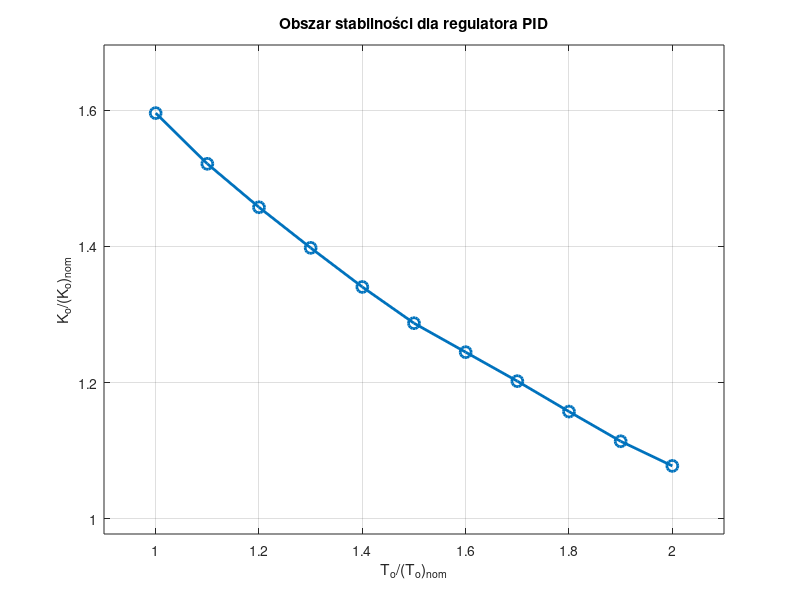
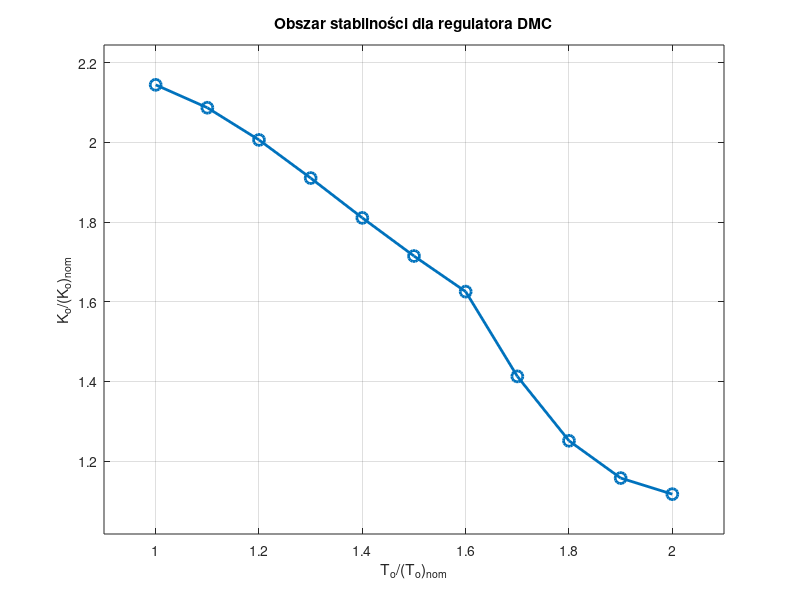
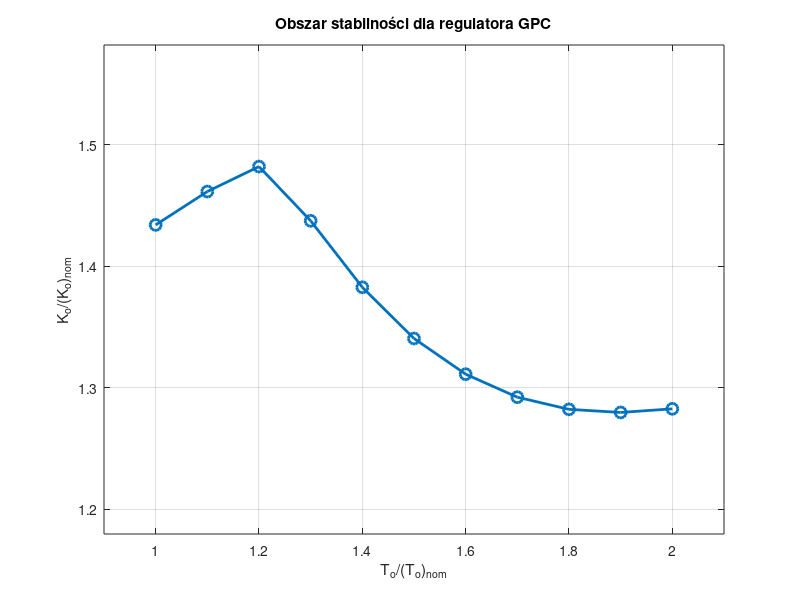

The MATLAB source for these figures, in order:
%%%%%% Dla PID
% wartosci do stabilnosci
x = [5, 5.5, 6, 6.5, 7, 7.5, 8, 8.5, 9, 9.5, 10];
y = [7.5, 7.15, 6.85, 6.57, 6.3, 6.05, 5.85, 5.65, 5.44, 5.235, 5.065];

x = x / 5;
y = y / 4.7;

% Create the plot
figure(1);
plot(x, y, 'o-', 'LineWidth', 2, 'MarkerSize', 8);
grid on; hold on;

% Label the axes
xlabel('T_o/(T_o)_{nom}', 'Interpreter', 'tex');
ylabel('K_o/(K_o)_{nom}', 'Interpreter', 'tex');

title('Obszar stabilności dla regulatora PID');

xlim([min(x)-0.1, max(x)+0.1]);
ylim([min(y)-0.1, max(y)+0.1]);

%%%%% DLa DMC

% wartosci do stabilnosci
x = [5, 5.5, 6, 6.5, 7, 7.5, 8, 8.5, 9, 9.5, 10];
y = [10.08, 9.81, 9.43, 8.98, 8.51, 8.06, 7.64, 6.64, 5.88, 5.44, 5.25];

x = x / 5;
y = y / 4.7;

% Create the plot
figure(2);
plot(x, y, 'o-', 'LineWidth', 2, 'MarkerSize', 8);
grid on;

% Label the axes
xlabel('T_o/(T_o)_{nom}', 'Interpreter', 'tex');
ylabel('K_o/(K_o)_{nom}', 'Interpreter', 'tex');

title('Obszar stabilności dla regulatora DMC');

xlim([min(x)-0.1, max(x)+0.1]);
ylim([min(y)-0.1, max(y)+0.1]);



%%%%% DLa GPC
% wartosci do stabilnosci
x = [5, 5.5, 6, 6.5, 7, 7.5, 8, 8.5, 9, 9.5, 10];
% y = [6.73, 6.4424, 6.1711, 5.9191, 5.6881, 5.4786, 5.29, 5.1211, 4.9698, 4.8343, 4.7126];
y = [6.7391, 6.8682, 6.9648, 6.755, 6.498, 6.3, 6.162, 6.073, 6.026, 6.014, 6.028];

x = x / 5;
y = y / 4.7;

figure(3);
plot(x, y, 'o-', 'LineWidth', 2, 'MarkerSize', 8);
grid on;

xlabel('T_o/(T_o)_{nom}', 'Interpreter', 'tex');
ylabel('K_o/(K_o)_{nom}', 'Interpreter', 'tex');


title('Obszar stabilności dla regulatora GPC');

xlim([min(x)-0.1, max(x)+0.1]);
ylim([min(y)-0.1, max(y)+0.1]);